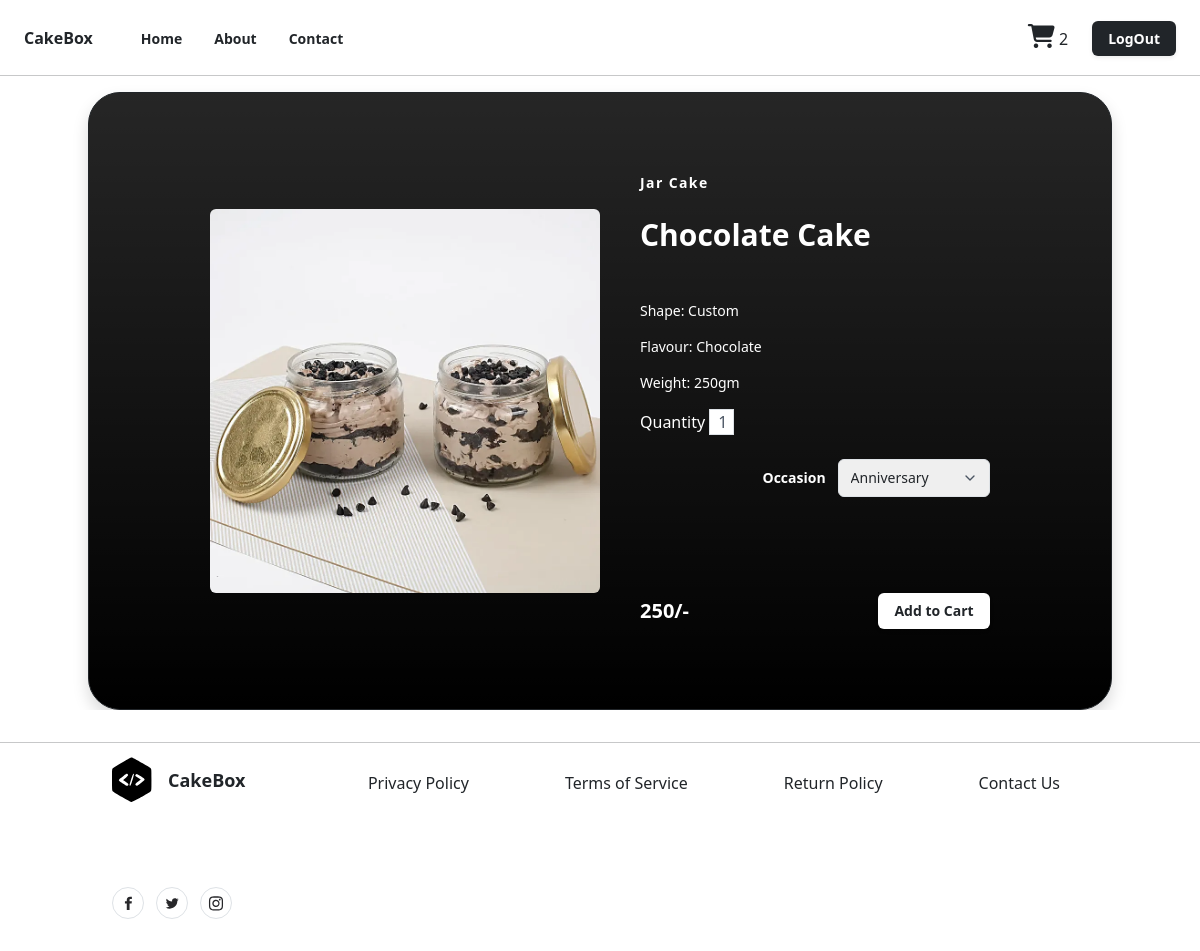
Page /cakes/2/detail/ (signed in) on the earlier database version.
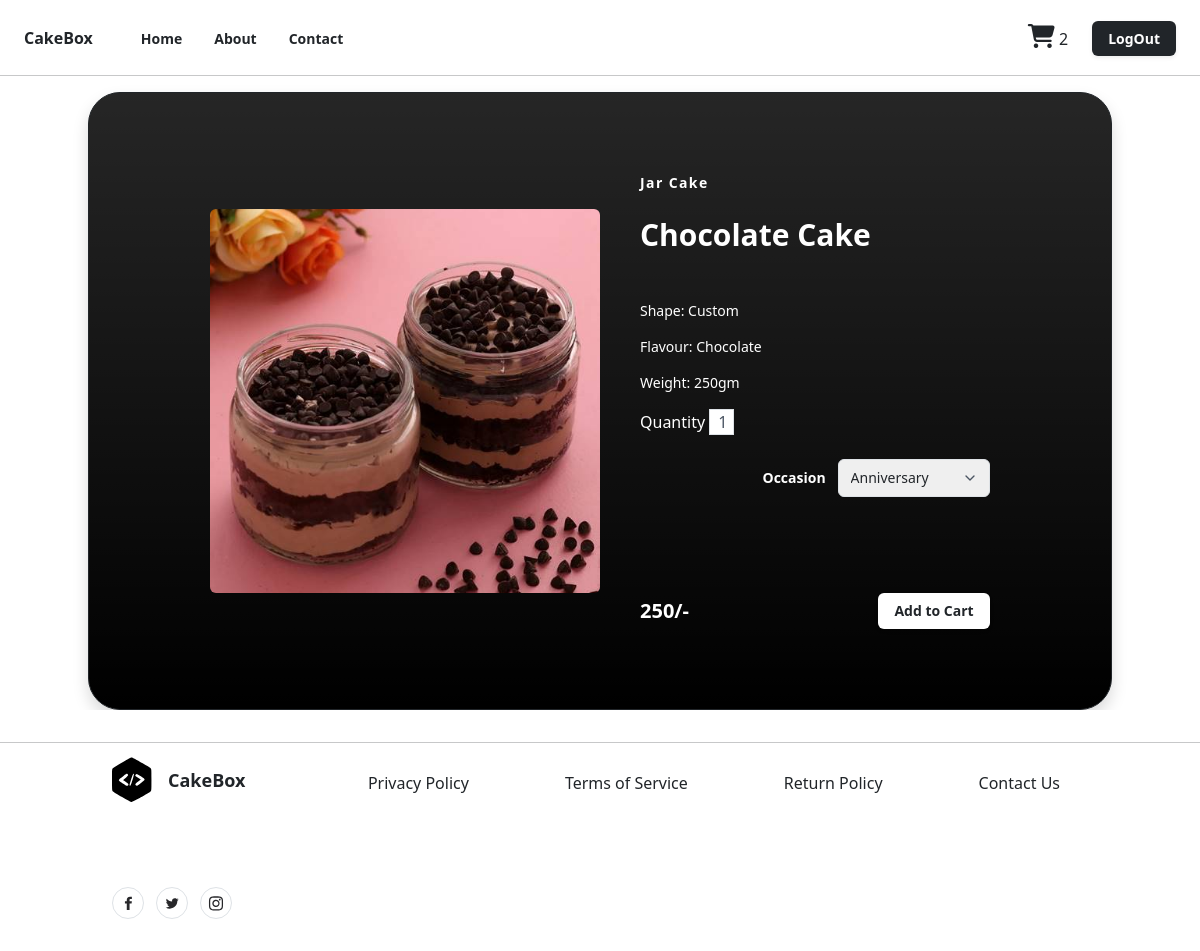
Same page on the later database version.
### shop/models.py (models this page shows, shortened)
class CakeVarient(models.Model):
    cake_object=models.ForeignKey(Cake,on_delete=models.CASCADE,related_name='cakeitem')
    flavour_object=models.ForeignKey(Flavour,on_delete=models.CASCADE,)
    category_object=models.ForeignKey(Category,on_delete=models.CASCADE,name="cakecategory")
    image=models.ImageField(upload_to="cake_images",default="default.jpg",null=True,blank=True)
    shape_options=(
        ("Round","Round"),
        ("Square","Square"),
        ("Rectangle","Rectangle"),
        ("Heart","Heart"),
        ("Custom","Custom"),
   )
    shape=models.CharField(max_length=150,choices=shape_options,default="custom")
    weight_options=(
        ("250gm","250gm"),
        ("500gm","500gm"),
        ("1kg","1kg"),
        ("2kg","2kg"),
        ("Custom","Custom"),
    )
    weight=models.CharField(max_length=150,choices=weight_options,default="500")
    price=models.PositiveIntegerField()
    created_date=models.DateTimeField(auto_now_add=True)
    updated_date=models.DateTimeField(auto_now=True)
    is_active=models.BooleanField(default=True)

class Category(models.Model):
    category_name=models.CharField(max_length=150,unique=True)
    created_date=models.DateTimeField(auto_now_add=True)
    updated_date=models.DateTimeField(auto_now=True)
    is_active=models.BooleanField(default=True)

class Cake(models.Model):
    name=models.CharField(max_length=150,unique=True)
    occasion_object=models.ManyToManyField(Occasion)
    created_date=models.DateTimeField(auto_now_add=True)
    updated_date=models.DateTimeField(auto_now=True)
    is_active=models.BooleanField(default=True)

class Flavour(models.Model):
    flavour_name=models.CharField(max_length=150,unique=True)
    created_date=models.DateTimeField(auto_now_add=True)
    updated_date=models.DateTimeField(auto_now=True)
    is_active=models.BooleanField(default=True)

### shop/views.py (the view)
# urls.py: path("cakes/<int:pk>/detail/",views.CakeDetailView.as_view(),name="cake-detail"),
@method_decorator([signin_required,never_cache],name="dispatch")
class CakeDetailView(View):
    def get(self,request,*args,**kwargs):
        id=kwargs.get("pk")#cake_id
        qs=CakeVarient.objects.get(id=id)
        return render (request,"detail.html",{"data":qs})

### shop/context_processors.py (called while the page is built)
def basket_count(request):
    if request.user.is_authenticated:
        count=request.user.cart.cart_item_count
        return {"cart_count":count}
    else:
        return {"cart_count":0}

### shop/models.py (called while the page is built)
    @property
    def cart_items(self):
        return self.cartitem.filter(is_order_placed=False)

    @property
    def cart_item_count(self):
        return self.cart_items.count()

### shop/templates/detail.html (shortened to what this page needs)
{%extends 'base.html'%}
{%load static%}
{%block main_block%}
<section class="overflow-hidden ">
  <div class="mx-auto max-w-5xl px-4 py-20 border border-dark rounded-5 shadow mt-3 bg-black bg-gradient">
    <div class="mx-auto flex flex-wrap items-center lg:w-4/5">
      <img alt="Nike Air Max 21A" class="h-64 w-full rounded object-cover lg:h-96 lg:w-1/2" src="{{data.image.url}}" />
      <div class="mt-6 w-full lg:mt-0 lg:w-1/2 lg:pl-10">
        <h2 class="text-sm font-semibold tracking-widest text-white">
          {{data.cakecategory.category_name}}
        </h2>
        <h1 class="my-4 text-3xl font-semibold text-white"> {{data.cake_object.name}}</h1>
        <p class="mt-3 text-sm text-white">
          Shape: {{data.shape}}
        </p>
        <p class="mt-3 text-sm text-white">
          Flavour: {{data.flavour_object.flavour_name}}
        </p>
        <p class="mt-3 text-sm text-white">
          Weight: {{data.weight}}
        </p>
        <form action="{%url 'add-to-basket' data.id %}" method="post">
          <p class="mt-3">
            <label for="" class="text-white">Quantity </label> <input type="text" value="1"  name="qty" class="px-2 border border-gray text-gray-600" style="width:25px ;"/>
           </p>
          <div class="mb-5 mt-6 flex items-center pb-5">
            <div class="ml-auto flex items-center">
              <span class="mr-3 text-sm font-semibold text-white">Occasion</span>
              <div class="relative">
                <select
                  class="appearance-none rounded border border-gray-300 py-2 pl-3 pr-10 text-sm focus:border-black focus:outline-none focus:ring-2 focus:ring-black"
                  name="occasion">
                  {%for oc in data.cake_object.occasion_object.all%}
                  <option value="{{oc.occasion_name}}">{{oc.occasion_name}}</option>
                  {%endfor%}
                </select>
                <span
                  class="pointer-events-none absolute right-0 top-0 flex h-full w-10 items-center justify-center text-center text-gray-600">
                </span>
              </div>
            </div>
          </div>
          <div class="flex items-center justify-between">
            <span class="title-font text-xl font-bold text-white">
              {{data.price}}/-
            </span>
            <button type="submit"
              class="rounded-md bg-white px-3 py-2 text-sm font-semibold text-dark shadow-sm hover:bg-black/80 focus-visible:outline focus-visible:outline-2 focus-visible:outline-offset-2 focus-visible:outline-black">
              Add to Cart
            </button>
          </div>
        </form>
      </div>
    </div>
  </div>
</section>
{%endblock%}

Differences in the rows shown:
changed CakeVarient "Custom": image: a different picture
